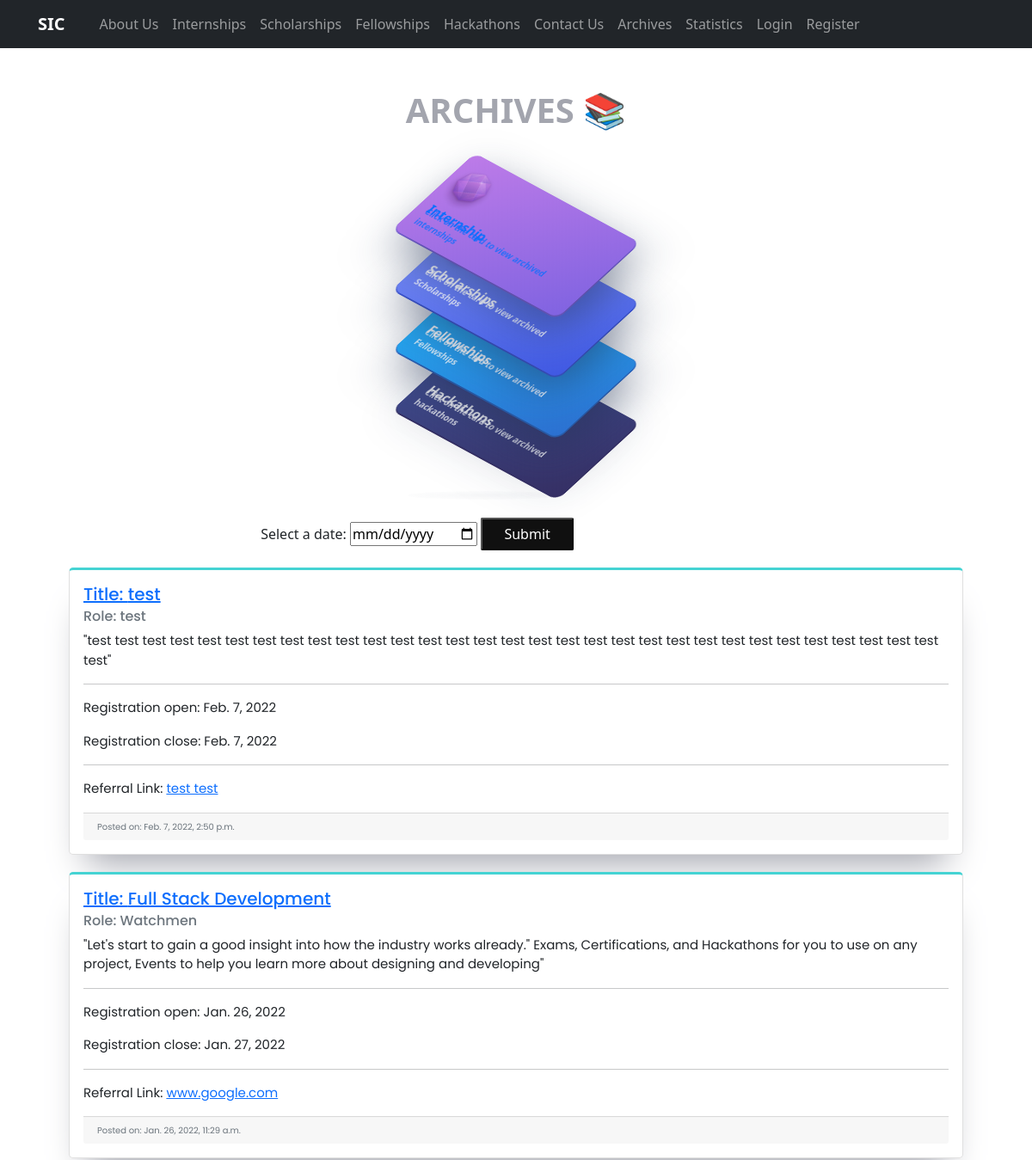
Page /archives/Internships/ (upper part) on the earlier database version.
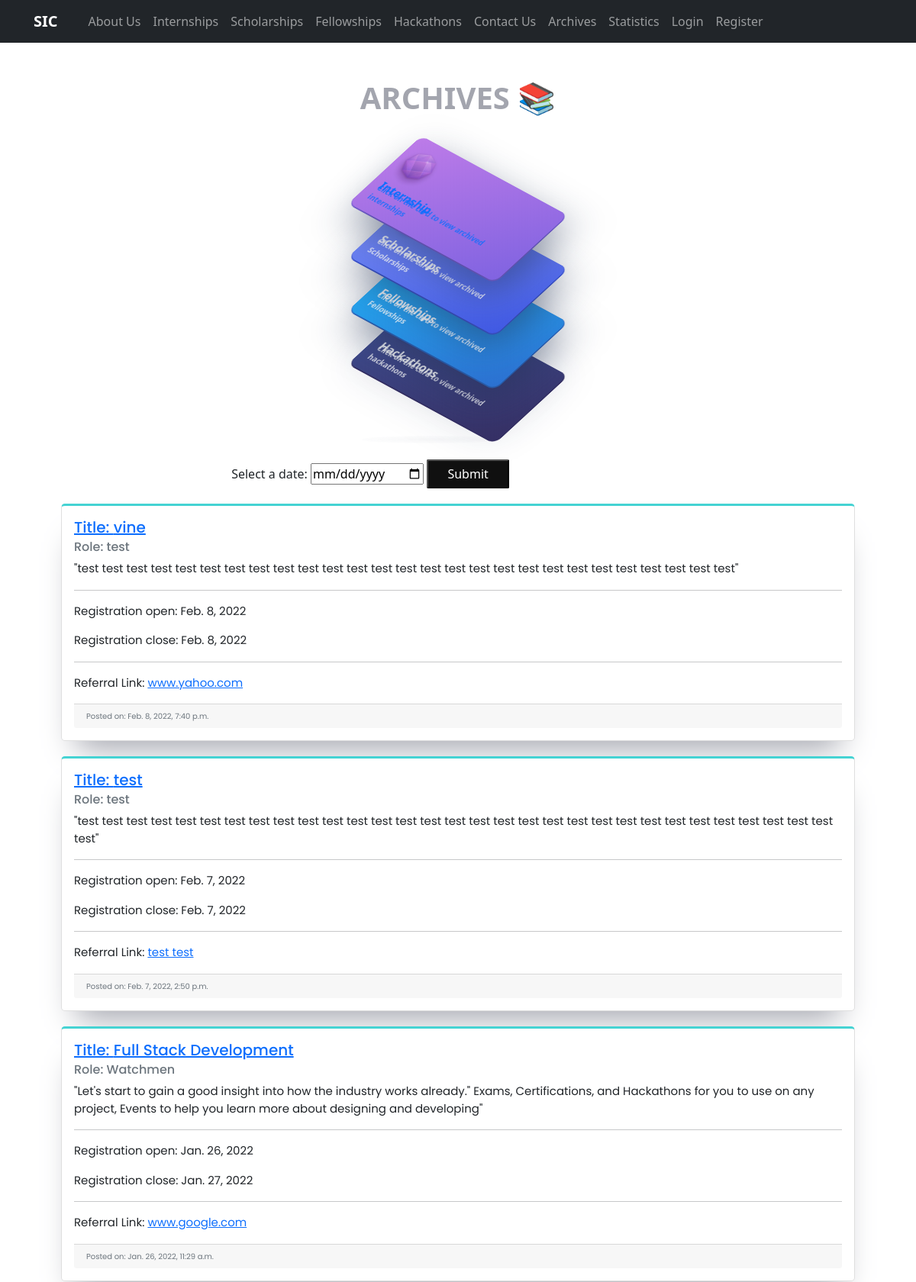
Same page on the later database version.
### page/models.py (models this page shows, shortened)
class Internship(models.Model):
    title = models.CharField(max_length=75, blank=False)
    comapny_org = models.CharField(max_length=150, blank=True)
    role = models.CharField(max_length=50, blank=False)
    format = models.CharField(max_length=50, blank=False)
    description = models.TextField()
    registration_open = models.DateField()
    registration_close = models.DateField()
    eligibility = models.TextField()
    referral_link = models.CharField(max_length=100, blank=False)
    branch = models.CharField(max_length=50, choices=BRANCH_CHOICES, default='Everyone')
    date_posted = models.DateTimeField(default=timezone.now, blank=False)

### page/views.py (the view, shortened to what this page needs)
# urls.py: path('archives/<str:section>/', views.archives_branch, name='archives-branch'),
def archives_branch(request, section):
    if section == "Internships":
        context = {
            'allarchives': all_archives,
            'count': Internship.objects.all().count(),
            'internships': Internship.objects.order_by('-date_posted')
        }
        return render(request, 'page/archives.html', context)
    return render(request, 'page/archives.html', context)

### page/templates/page/archives.html (shortened to what this page needs)
{% extends "page/base.html" %}
{% block content %}
{% load static %}
<div class="mainContainer">
<h1>
ARCHIVES 📚
</h1>
<div class="tariffCards">
   <div class="economy">
      <img alt="Economy" height="74">
      <a href="{% url 'archives-branch' 'Internships' %}"><h3>Internship</h3>
      <span>Click on the card to view archived  internships</span></a>
    </div>
    <div class="premiumeconomy">
      <h3>Scholarships</h3>
      <span>Click on the card to view archived Scholarships</span>
    </div>
    <div class="business">
      <h3>Fellowships</h3>
      <span>Click on the card to view archived Fellowships</span>
    </div>
    <div class="first">
      <h3>Hackathons</h3>
      <span>Click on the card to view archived hackathons</span>
    </div>
  </div>
<div class="fullcontainer">
    <div class="container">
    <div class="internships">
        {% if internships %}
            <form action="{% url 'selector' %}" method="post">
                <label for="date">Select a date:</label>
                <input type="date" id="date" name="date">
                <button class="button_base" type="submit">Submit</button>
            </form>
        {% endif %}
        {% for post in internships %}
        <div class="grid">
            <div class="card cardtwo">
                <div class="card-body">
                    <h5><a class="card-title" href="{% url 'specific_internship' post.title %}">Title: {{ post.title }}</a></h5>
                    <h6 class="card-subtitle mb-2 text-muted">Role: {{ post.role }}</h6>
                    <p class="card-text ">"{{ post.description }}"</p>
                    <hr>
                    <p class="card-texttwo ">Registration open: {{ post.registration_open}}</p>
                    <p class="card-texttwo ">Registration close: {{ post.registration_close}}</p>
                    <hr>
                    <p>Referral Link: <a href=https://{{ post.referral_link }} class="card-link">{{ post.referral_link }}</a>
                    </p>
                    <div class="card-footer text-muted" style="font-size:10px; text-align:left">Posted on: {{ post.date_posted }}
                    </div>
                </div>
            </div>
        </div>
        {% endfor %}
    </div>
    </div>
</div>
</div>
{% endblock content %}

Differences in the rows shown:
added Internship: title "vine", role "test", description "test test test test test test test test test test test test test test test test test test test test test test test test test test test", registration_open "Feb. 8, 2022", registration_close "Feb. 8, 2022", referral_link "www.yahoo.com", date_posted "Feb. 8, 2022, 7:40 p.m."
